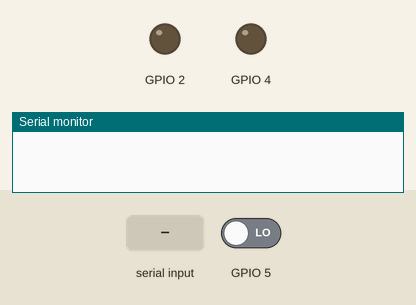
Recording of a sketch running on a simulated ESP32. Shown: output pins drawn as LEDs (lit = HIGH), the last lines printed to the serial monitor. The inputs (shaded band) are chosen by the test bench; at power-on: GPIO 5 LOW.

Above: at 0.8 s.
0.9 s: GPIO 5 driven HIGH
At 1.9 s:
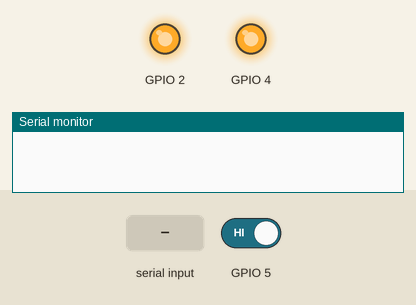
2.9 s: "1" received over the second serial link
At 4.3 s:
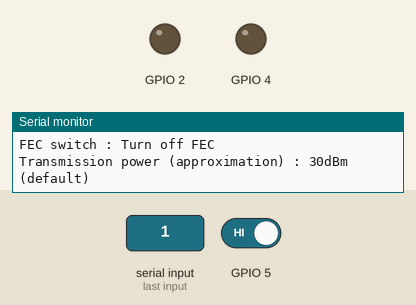
Timing chart, 0 to 5.9 s (numbered marks = the images above; inputs shaded):
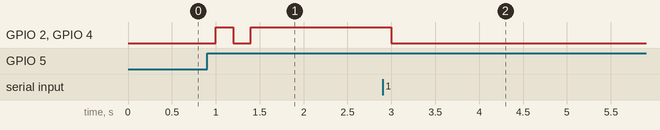

The sketch:

E32LIB.ino
```cpp
#include "Arduino.h"
#include "e32433t30d.h"

//#define TX
//#define RX

HardwareSerial uart1(1);
char num=0;

E32 myE32(&uart1, _19200, _19P2 , 27, 26, 2, 4, 5);

void setup (){
  Serial.begin(115200);
  myE32.init();
  uint8_t param[6];
  myE32.getParam(param);
  myE32.showParam(param);

}

void loop(){

  #ifdef TX

  myE32.sendTo(0x0B, 0xDD, 0xCC, &num,  1);
  num++;
  delay(50);
  #endif
  if(myE32.available()){
    Serial.println((int)myE32.getData());
  }

}
```

e32433t30d.cpp
```cpp
#include "e32433t30d.h"

E32::E32(HardwareSerial * serial,BAUD_RATE baud, AIR_RATE air, uint8_t rx, uint8_t tx, uint8_t m0, uint8_t m1, uint8_t aux):Eserial(serial), baudRate(baud),airRate(air), rx_pin(rx), tx_pin(tx), m0_pin(m0), m1_pin(m1), aux_pin(aux){

  head = 0xC0;

  addH = 0xDD;
  addL = 0xcc;

  channel = 0x0B;

  parity = _8N1;

  tranPower = _30dBm;
  FEC = ON;
  wakeUp = _250;
  driveMode = RXD_PULL_UP;
  tranMode = FIXED;
}

void E32::init (){
  pinInit();
  changeMode(SLEEP);
  while(!isFree());

  Eserial->write(head);
  Eserial->write(addH);
  Eserial->write(addL);
  Eserial->write(sped);
  Eserial->write(channel);
  Eserial->write(option);

  changeMode(NORMAL);

}

void E32::init (uint8_t addr_h, uint8_t addr_l, uint8_t chan){

  addH = addr_h;
  addL = addr_l;

  channel = chan;

  pinInit();
  changeMode(SLEEP);
  while(!isFree());

  Eserial->write(head);
  Eserial->write(addH);
  Eserial->write(addL);
  Eserial->write(sped);
  Eserial->write(channel);
  Eserial->write(option);

  changeMode(NORMAL);
}

void E32::pinInit (void) const{
  pinMode(m0_pin, OUTPUT);
  pinMode(m1_pin, OUTPUT);
  pinMode(aux_pin, INPUT);

}

uint8_t E32::sendTo (uint8_t chan, uint8_t highAddr, uint8_t lowAddr, char * data, uint8_t size){
  while(!isFree()){
    ;
  }
  Eserial->write(highAddr);
  Eserial->write(lowAddr);
  Eserial->write(chan);
  for(uint8_t i=0; i<size; i++){
    Eserial->write(data[i]);
  }
  return 1;
}

uint8_t E32::sendTo (uint8_t chan, uint8_t highAddr, uint8_t lowAddr, uint8_t data){

  while(!isFree()){
    ;
  }
  Eserial->write(highAddr);
  Eserial->write(lowAddr);
  Eserial->write(chan);
  Eserial->write(data);
  return 1;
}

uint8_t E32::sendData (uint8_t * data, uint8_t size){
  while(!isFree()){
    ;
  }
  delay(5);
  for(uint8_t i=0; i<size; i++){
    Eserial->write(data[i]);
  }
  return 1;
}

uint8_t E32::sendByte (uint8_t  data){
	/*while(!isFree()){
    ;
  }*/
  Eserial->write(data);
  return 1;
}

uint8_t E32::available(void){
  return Eserial->available();
}

uint8_t E32::getData (void){
  return Eserial->read();
}

uint8_t E32::getParam (uint8_t * param){


  changeMode(SLEEP);

  for(uint8_t i=0; i<3; i++){
    sendByte(0xC1);
  }

  while(!available());

  uint8_t count = 0;
  while(available()){
    param[count] = getData();
    count++;
  }
  changeMode(NORMAL);

  return 1;
}

void E32::showParam (uint8_t * param){
  //head
  Serial.print("Head : ");
  Serial.println(param[0], HEX);

  //ADDH  ADDL
  Serial.print("High Address : ");
  Serial.println(param[1], HEX);
  Serial.print("Low Address : ");
  Serial.println(param[2], HEX);

  //SPED
  uint8_t pari = (param[3] & 3<<6) >> 6;
  Serial.print("UART parity bit : ");
  switch(pari){

    default:
    case _8N1:
      Serial.println("8N1 (default)");
    break;

    case _8O1:
      Serial.println("8O1");
    break;

    case _8E1:
      Serial.println("8E1");
    break;
  }

  uint8_t bp = (param[3] & 7<<3) >> 3;
  Serial.print("TTL UART baud rate (bps) : ");
  Serial.println(baud_rate[bp]);

  uint8_t air = (param[3] & 7<<0) >> 0;
  Serial.print("Air data rate (bps) : ");
  Serial.println(air_rate[air]);

  //Channel
  Serial.print("Communication channel ");
  Serial.println(param[4], HEX);

  //OPTIN
  uint8_t tran = (param[5] & 1<<7) >> 7;
  Serial.print("Fixed transmission enabling bit(similar to MODBUS) : ");
  if(tran){
    Serial.println("Fixed transmission mode");
  }else{
    Serial.println("Transparent transmission mode");
  }

  uint8_t drive = (param[5] & 1<<6) >> 6;
  Serial.print("IO drive mode (default 1) : ");
  if(drive){
    Serial.println("TXD and AUX push-pull outputs, RXD pull-up inputs");
  }else{
    Serial.println("TXD、AUX open-collector outputs, RXD open-collector inputs");
  }

  uint8_t wake = (param[5] & 7<<3) >> 3;
  Serial.print("wireless wake-up time : ");
  Serial.print((250*wake)+ 250);
  Serial.println("ms");

  uint8_t fec = (param[5] & 1<<2) >> 2;
  Serial.print("FEC switch : ");
  if(fec){
    Serial.println("Turn on FEC (default)");
  }else{
    Serial.println("Turn off FEC");
  }

  uint8_t power = (param[5] & 3) >> 0;
  Serial.print("Transmission power (approximation) : ");
  switch(power){
    case _30dBm:
      Serial.println("30dBm (default)");
    break;

    case _27dBm:
      Serial.println("27dBm");
    break;

    case _24dBm:
      Serial.println("24dBm");
    break;

    case _21dBm:
      Serial.println("21dBm");
    break;
  }

}
uint8_t E32::isFree (void){
  return digitalRead(aux_pin);
}

uint8_t E32::changeMode (MODE md){

  while(!isFree()){
    ;
  }
  delay(100);

  switch(md){
    case NORMAL:
      Eserial->flush();
      Eserial->begin(baud_rate[baudRate], SERIAL_8N1, rx_pin, tx_pin);
      digitalWrite(m0_pin, LOW);
      digitalWrite(m1_pin, LOW);
    break;

    case WAKE_UP:
      Eserial->flush();
      Eserial->begin(baud_rate[baudRate], SERIAL_8N1, rx_pin, tx_pin);
      digitalWrite(m0_pin, HIGH);
      digitalWrite(m1_pin, LOW);
    break;

    case POWER_SAVING:
      Eserial->flush();
      Eserial->begin(baud_rate[baudRate], SERIAL_8N1, rx_pin, tx_pin);
      digitalWrite(m0_pin, LOW);
      digitalWrite(m1_pin, HIGH);
    break;

    case SLEEP:
      Eserial->flush();
      Eserial->begin(9600, SERIAL_8N1, rx_pin, tx_pin);
      digitalWrite(m0_pin, HIGH);
      digitalWrite(m1_pin, HIGH);
    break;
  }
  while(!isFree());
  delay(100);

  return 1;
}
```

e32433t30d.h
```cpp
#ifndef E32433T30D_H
#define E32433T30D_H

#include "Arduino.h"

enum BAUD_RATE{_1200=0, _2400, _4800, _9600, _19200, _38400, _57600, _115200 };
enum WAKE_UP{_250=0, _500, _750,_1000, _1250, _1500, _1750, _2000};
enum MODE{NORMAL=0, WAKE_UP, POWER_SAVING, SLEEP};
enum AIR_RATE{_OP3=0, _1P3, _2P4, _4P8, _9P6, _19P2};//_0P3 = 0.3, _19P2 = 19.2
enum PARITY{_8N1=0, _8O1, _8E1, };
enum TRANSMISSION_MODE{TRANSPARENT=0, FIXED};
enum IO_DRIVE{RXD_OPEN_COLLECTOR=0, RXD_PULL_UP};
enum TRAN_POWER{_30dBm=0, _27dBm, _24dBm, _21dBm};
enum FEC_SWITCH{OFF=0, ON};

class E32{
  private:
  const uint32_t baud_rate[8] = {1200, 2400, 4800, 9600, 19200, 38400, 57600, 115200};
  const uint16_t air_rate[8]={300, 1200, 2400, 4800, 9600, 19200, 19200, 19200 };
  HardwareSerial * Eserial;

  //e32 pin
  uint8_t m0_pin;
  uint8_t m1_pin;
  uint8_t aux_pin;
  uint8_t rx_pin;
  uint8_t tx_pin;

  //Address
  uint8_t addH;
  uint8_t addL;
  uint8_t channel;

  //Instruction Sequence
  //Header
  uint8_t head;

  //SPED
  union{
    uint8_t sped;
    struct{
      uint8_t airRate:3;
      uint8_t baudRate:3;
      uint8_t parity:2;
    };
  };

  union{
    uint8_t option;
    struct{
      uint8_t tranPower:2;
      uint8_t FEC:1;
      uint8_t wakeUp:3;
      uint8_t driveMode:1;
      uint8_t tranMode:1;
    };
  };

  public:

  E32(HardwareSerial * serial,BAUD_RATE baud, AIR_RATE air, uint8_t rx, uint8_t tx, uint8_t m0, uint8_t m1, uint8_t aux);
  void init ();
  void init (uint8_t addr_h, uint8_t addr_l, uint8_t chan);
  void pinInit (void) const;
  uint8_t sendData (uint8_t * data, uint8_t size);
  uint8_t sendByte (uint8_t  data);
  uint8_t available(void);
  uint8_t getParam (uint8_t * param);
  uint8_t getData (void);
  void showParam (uint8_t * param);
  uint8_t isFree (void);
  uint8_t changeMode (MODE md);
  uint8_t sendTo (uint8_t chan, uint8_t highAddr, uint8_t lowAddr, char * data, uint8_t size);
  uint8_t sendTo (uint8_t chan, uint8_t highAddr, uint8_t lowAddr, uint8_t data);
};

#endif
```

Measured:
- after the input at 0.9 s, GPIO 2, GPIO 4: LOW → HIGH after 0.10 s, → LOW 0.20 s later, → HIGH 0.20 s later
- after the input at 2.9 s, GPIO 2, GPIO 4: HIGH → LOW after 0.10 s
